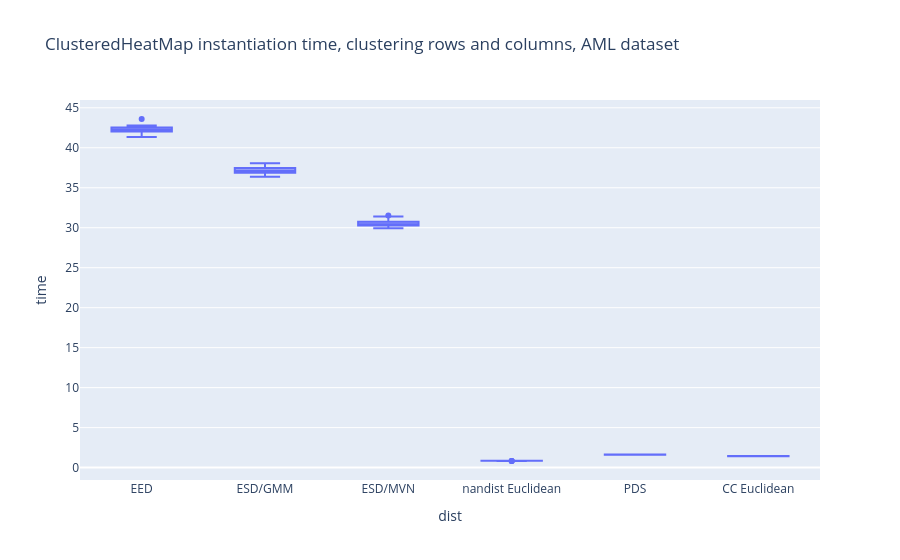

Source (notebook cell):
### Code cell
fig = px.box(
    fulldata_df,
    x="dist",
    y="time",
    title="ClusteredHeatMap instantiation time, clustering rows and columns, AML dataset",
    labels=DISTLABELS,
)

fig.show()

### Figure 1 — Plotly figure (JSON) as saved in the notebook; plotly's stock layout.template omitted (floating-point values rounded to 4 significant figures; data arrays with more than 128 entries replaced by an {"elided": "..."} marker saying what was removed)
{"data": [{"alignmentgroup": "True", "hovertemplate": "dist=%{x}<br>time=%{y}<extra></extra>", "legendgroup": "", "marker": {"color": "#636efa"}, "name": "", "notched": false, "offsetgroup": "", "orientation": "v", "showlegend": false, "type": "box", "x": {"elided": "300 str values"}, "x0": " ", "xaxis": "x", "y": {"elided": "300 float values"}, "y0": " ", "yaxis": "y"}], "layout": {"boxmode": "group", "legend": {"tracegroupgap": 0}, "title": {"text": "ClusteredHeatMap instantiation time, clustering rows and columns, AML dataset"}, "xaxis": {"anchor": "y", "domain": [0, 1], "title": {"text": "dist"}}, "yaxis": {"anchor": "x", "domain": [0, 1], "title": {"text": "time"}}}}
